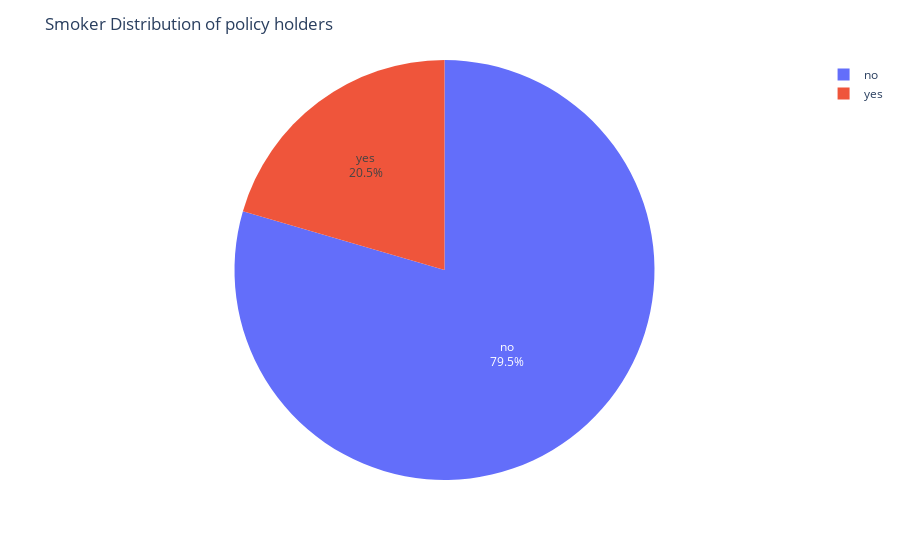

The cell this chart's notebook holds for it:
### Code cell
import plotly.express as px
fig = px.pie(df['smoker'].value_counts().reset_index(), values='smoker', names='index')
fig.update_traces(textposition='inside', textinfo='percent+label')
fig.update_layout(title_text='Smoker Distribution of policy holders')
fig.show()

### Figure 1 — Plotly figure (JSON) as saved in the notebook; plotly's stock layout.template omitted (floating-point values rounded to 4 significant figures)
{"data": [{"domain": {"x": [0, 1], "y": [0, 1]}, "hovertemplate": "index=%{label}<br>smoker=%{value}<extra></extra>", "labels": ["no", "yes"], "legendgroup": "", "name": "", "showlegend": true, "textinfo": "percent+label", "textposition": "inside", "type": "pie", "values": [1064, 274]}], "layout": {"legend": {"tracegroupgap": 0}, "margin": {"t": 60}, "title": {"text": "Smoker Distribution of policy holders"}}}
